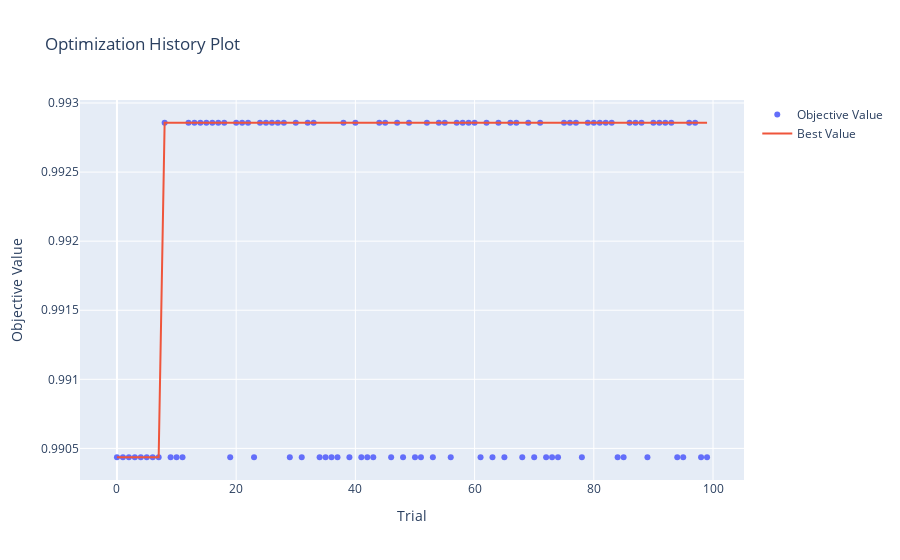
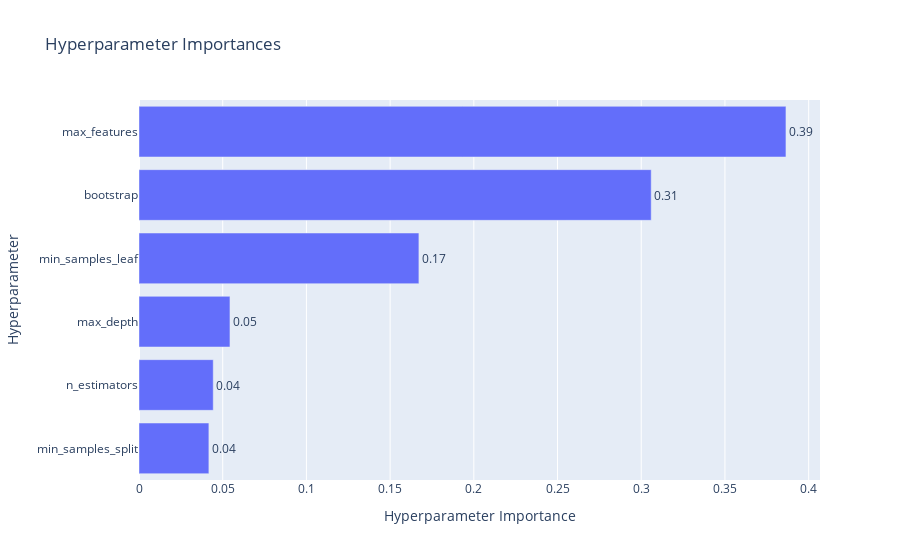
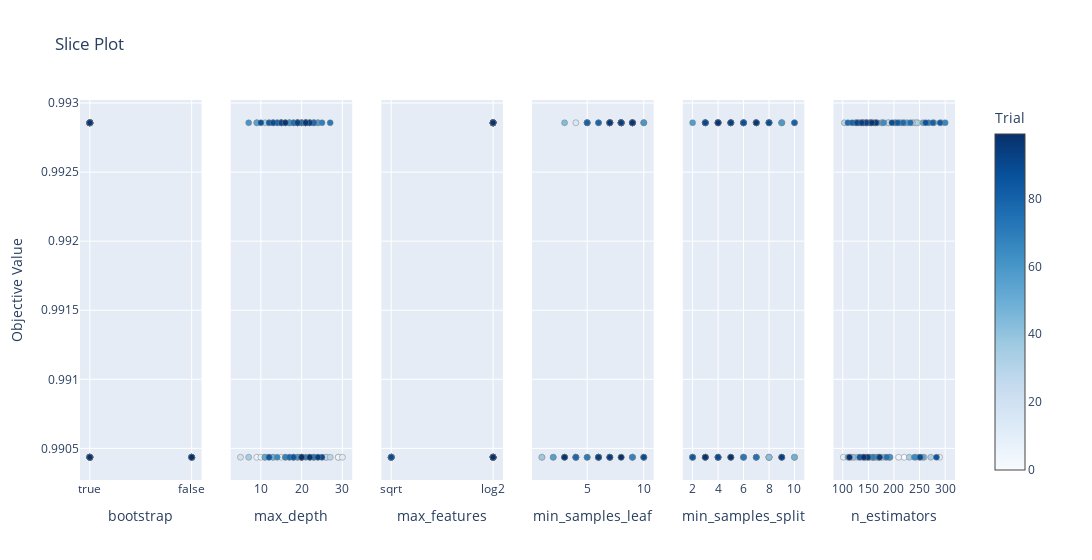

The notebook cell these images were saved under, in order:
### Code cell
from sklearn.ensemble import RandomForestClassifier
import optuna
from sklearn.model_selection import GroupKFold
from sklearn.metrics import accuracy_score
import optuna.visualization as vis

gkf = GroupKFold(n_splits=7)  # Since there are 7 players

# Define the objective function for Optuna
def objective(trial):
    # Hyperparameters to tune
    param = {
        'n_estimators': trial.suggest_int('n_estimators', 100, 300),
        'max_depth': trial.suggest_int('max_depth', 5, 30),
        'min_samples_split': trial.suggest_int('min_samples_split', 2, 10),
        'min_samples_leaf': trial.suggest_int('min_samples_leaf', 1, 10),
        'max_features': trial.suggest_categorical('max_features', [ 'sqrt', 'log2']),
        'bootstrap': trial.suggest_categorical('bootstrap', [True, False])
    }
    
    # Storage for fold accuracy
    accuracies = []
    
    for train_idx, test_idx in gkf.split(X, y, groups=subjects):
        print("Training on subjects:", subjects.iloc[train_idx].unique(), "Testing on subject:", subjects.iloc[test_idx].unique())

        X_train, X_test = X.iloc[train_idx], X.iloc[test_idx]
        y_train, y_test = y.iloc[train_idx], y.iloc[test_idx]
        
        # Create and train RandomForest model
        model = RandomForestClassifier(**param)
        model.fit(X_train, y_train)
        
        # Predict on test data
        preds = model.predict(X_test)
        acc = accuracy_score(y_test, preds)
        accuracies.append(acc)
    
    # Calculate the average accuracy across all folds
    average_accuracy = np.mean(accuracies)
    return average_accuracy

# Define the sampler and create the study
sampler = optuna.samplers.TPESampler(seed=42)
study = optuna.create_study(direction='maximize', sampler=sampler)
study.optimize(objective, n_trials=100)  # Modify `n_trials` as per computation resource availability

# Print best parameters
print("Best trial:")
trial = study.best_trial
print(" Accuracy: ", trial.value)
print(" Params: ")
for key, value in trial.params.items():
    print(f"    {key}: {value}")

best_params = study.best_params
best_score = study.best_value

print("Best Hyperparameters:", best_params)
print("Best Score for Top 50,000:", best_score)

history_plot = vis.plot_optimization_history(study)
history_plot.show()

importance_plot = vis.plot_param_importances(study)
importance_plot.show()

slice_plot = vis.plot_slice(study)
slice_plot.show()

### Figure 1 — Plotly figure (JSON) as saved in the notebook; plotly's stock layout.template omitted (floating-point values rounded to 4 significant figures)
{"data": [{"mode": "markers", "name": "Objective Value", "type": "scatter", "x": [0, 1, 2, 3, 4, 5, 6, 7, 8, 9, 10, 11, 12, 13, 14, 15, 16, 17, 18, 19, 20, 21, 22, 23, 24, 25, 26, 27, 28, 29, 30, 31, 32, 33, 34, 35, 36, 37, 38, 39, 40, 41, 42, 43, 44, 45, 46, 47, 48, 49, 50, 51, 52, 53, 54, 55, 56, 57, 58, 59, 60, 61, 62, 63, 64, 65, 66, 67, 68, 69, 70, 71, 72, 73, 74, 75, 76, 77, 78, 79, 80, 81, 82, 83, 84, 85, 86, 87, 88, 89, 90, 91, 92, 93, 94, 95, 96, 97, 98, 99], "y": [0.9904, 0.9904, 0.9904, 0.9904, 0.9904, 0.9904, 0.9904, 0.9904, 0.9929, 0.9904, 0.9904, 0.9904, 0.9929, 0.9929, 0.9929, 0.9929, 0.9929, 0.9929, 0.9929, 0.9904, 0.9929, 0.9929, 0.9929, 0.9904, 0.9929, 0.9929, 0.9929, 0.9929, 0.9929, 0.9904, 0.9929, 0.9904, 0.9929, 0.9929, 0.9904, 0.9904, 0.9904, 0.9904, 0.9929, 0.9904, 0.9929, 0.9904, 0.9904, 0.9904, 0.9929, 0.9929, 0.9904, 0.9929, 0.9904, 0.9929, 0.9904, 0.9904, 0.9929, 0.9904, 0.9929, 0.9929, 0.9904, 0.9929, 0.9929, 0.9929, 0.9929, 0.9904, 0.9929, 0.9904, 0.9929, 0.9904, 0.9929, 0.9929, 0.9904, 0.9929, 0.9904, 0.9929, 0.9904, 0.9904, 0.9904, 0.9929, 0.9929, 0.9929, 0.9904, 0.9929, 0.9929, 0.9929, 0.9929, 0.9929, 0.9904, 0.9904, 0.9929, 0.9929, 0.9929, 0.9904, 0.9929, 0.9929, 0.9929, 0.9929, 0.9904, 0.9904, 0.9929, 0.9929, 0.9904, 0.9904]}, {"mode": "lines", "name": "Best Value", "type": "scatter", "x": [0, 1, 2, 3, 4, 5, 6, 7, 8, 9, 10, 11, 12, 13, 14, 15, 16, 17, 18, 19, 20, 21, 22, 23, 24, 25, 26, 27, 28, 29, 30, 31, 32, 33, 34, 35, 36, 37, 38, 39, 40, 41, 42, 43, 44, 45, 46, 47, 48, 49, 50, 51, 52, 53, 54, 55, 56, 57, 58, 59, 60, 61, 62, 63, 64, 65, 66, 67, 68, 69, 70, 71, 72, 73, 74, 75, 76, 77, 78, 79, 80, 81, 82, 83, 84, 85, 86, 87, 88, 89, 90, 91, 92, 93, 94, 95, 96, 97, 98, 99], "y": [0.9904, 0.9904, 0.9904, 0.9904, 0.9904, 0.9904, 0.9904, 0.9904, 0.9929, 0.9929, 0.9929, 0.9929, 0.9929, 0.9929, 0.9929, 0.9929, 0.9929, 0.9929, 0.9929, 0.9929, 0.9929, 0.9929, 0.9929, 0.9929, 0.9929, 0.9929, 0.9929, 0.9929, 0.9929, 0.9929, 0.9929, 0.9929, 0.9929, 0.9929, 0.9929, 0.9929, 0.9929, 0.9929, 0.9929, 0.9929, 0.9929, 0.9929, 0.9929, 0.9929, 0.9929, 0.9929, 0.9929, 0.9929, 0.9929, 0.9929, 0.9929, 0.9929, 0.9929, 0.9929, 0.9929, 0.9929, 0.9929, 0.9929, 0.9929, 0.9929, 0.9929, 0.9929, 0.9929, 0.9929, 0.9929, 0.9929, 0.9929, 0.9929, 0.9929, 0.9929, 0.9929, 0.9929, 0.9929, 0.9929, 0.9929, 0.9929, 0.9929, 0.9929, 0.9929, 0.9929, 0.9929, 0.9929, 0.9929, 0.9929, 0.9929, 0.9929, 0.9929, 0.9929, 0.9929, 0.9929, 0.9929, 0.9929, 0.9929, 0.9929, 0.9929, 0.9929, 0.9929, 0.9929, 0.9929, 0.9929]}, {"marker": {"color": "#cccccc"}, "mode": "markers", "name": "Infeasible Trial", "showlegend": false, "type": "scatter", "x": [], "y": []}], "layout": {"title": {"text": "Optimization History Plot"}, "xaxis": {"title": {"text": "Trial"}}, "yaxis": {"title": {"text": "Objective Value"}}}}

### Figure 2 — Plotly figure (JSON) as saved in the notebook; plotly's stock layout.template omitted (floating-point values rounded to 4 significant figures)
{"data": [{"cliponaxis": false, "hovertemplate": ["min_samples_split (IntDistribution): 0.04173959436629233<extra></extra>", "n_estimators (IntDistribution): 0.04434538390333347<extra></extra>", "max_depth (IntDistribution): 0.05433384952843088<extra></extra>", "min_samples_leaf (IntDistribution): 0.1671883800500969<extra></extra>", "bootstrap (CategoricalDistribution): 0.30595637918174173<extra></extra>", "max_features (CategoricalDistribution): 0.3864364129701047<extra></extra>"], "name": "Objective Value", "orientation": "h", "text": ["0.04", "0.04", "0.05", "0.17", "0.31", "0.39"], "textposition": "outside", "type": "bar", "x": [0.04174, 0.04435, 0.05433, 0.1672, 0.306, 0.3864], "y": ["min_samples_split", "n_estimators", "max_depth", "min_samples_leaf", "bootstrap", "max_features"]}], "layout": {"title": {"text": "Hyperparameter Importances"}, "xaxis": {"title": {"text": "Hyperparameter Importance"}}, "yaxis": {"title": {"text": "Hyperparameter"}}}}

### Figure 3 — Plotly figure (JSON) as saved in the notebook; plotly's stock layout.template omitted (floating-point values rounded to 4 significant figures)
{"data": [{"marker": {"color": [0, 1, 2, 3, 4, 5, 6, 7, 8, 9, 10, 11, 12, 13, 14, 15, 16, 17, 18, 19, 20, 21, 22, 23, 24, 25, 26, 27, 28, 29, 30, 31, 32, 33, 34, 35, 36, 37, 38, 39, 40, 41, 42, 43, 44, 45, 46, 47, 48, 49, 50, 51, 52, 53, 54, 55, 56, 57, 58, 59, 60, 61, 62, 63, 64, 65, 66, 67, 68, 69, 70, 71, 72, 73, 74, 75, 76, 77, 78, 79, 80, 81, 82, 83, 84, 85, 86, 87, 88, 89, 90, 91, 92, 93, 94, 95, 96, 97, 98, 99], "colorbar": {"title": {"text": "Trial"}, "x": 1, "xpad": 40}, "colorscale": [[0, "rgb(247,251,255)"], [0.125, "rgb(222,235,247)"], [0.25, "rgb(198,219,239)"], [0.375, "rgb(158,202,225)"], [0.5, "rgb(107,174,214)"], [0.625, "rgb(66,146,198)"], [0.75, "rgb(33,113,181)"], [0.875, "rgb(8,81,156)"], [1, "rgb(8,48,107)"]], "line": {"color": "Grey", "width": 0.5}, "showscale": true}, "mode": "markers", "name": "Feasible Trial", "showlegend": false, "type": "scatter", "x": [false, false, false, true, true, false, false, true, true, true, true, false, true, true, true, true, true, true, true, true, true, true, true, true, true, true, true, true, true, false, true, true, true, true, false, true, true, false, true, false, true, true, true, true, true, true, true, true, false, true, true, true, true, true, true, true, true, true, true, true, true, true, true, true, true, false, true, true, true, true, false, true, true, true, true, true, true, true, true, true, true, true, true, true, true, false, true, true, true, true, true, true, true, true, true, true, true, true, true, false], "xaxis": "x", "y": [0.9904, 0.9904, 0.9904, 0.9904, 0.9904, 0.9904, 0.9904, 0.9904, 0.9929, 0.9904, 0.9904, 0.9904, 0.9929, 0.9929, 0.9929, 0.9929, 0.9929, 0.9929, 0.9929, 0.9904, 0.9929, 0.9929, 0.9929, 0.9904, 0.9929, 0.9929, 0.9929, 0.9929, 0.9929, 0.9904, 0.9929, 0.9904, 0.9929, 0.9929, 0.9904, 0.9904, 0.9904, 0.9904, 0.9929, 0.9904, 0.9929, 0.9904, 0.9904, 0.9904, 0.9929, 0.9929, 0.9904, 0.9929, 0.9904, 0.9929, 0.9904, 0.9904, 0.9929, 0.9904, 0.9929, 0.9929, 0.9904, 0.9929, 0.9929, 0.9929, 0.9929, 0.9904, 0.9929, 0.9904, 0.9929, 0.9904, 0.9929, 0.9929, 0.9904, 0.9929, 0.9904, 0.9929, 0.9904, 0.9904, 0.9904, 0.9929, 0.9929, 0.9929, 0.9904, 0.9929, 0.9929, 0.9929, 0.9929, 0.9929, 0.9904, 0.9904, 0.9929, 0.9929, 0.9929, 0.9904, 0.9929, 0.9929, 0.9929, 0.9929, 0.9904, 0.9904, 0.9929, 0.9929, 0.9904, 0.9904], "yaxis": "y"}, {"marker": {"color": [0, 1, 2, 3, 4, 5, 6, 7, 8, 9, 10, 11, 12, 13, 14, 15, 16, 17, 18, 19, 20, 21, 22, 23, 24, 25, 26, 27, 28, 29, 30, 31, 32, 33, 34, 35, 36, 37, 38, 39, 40, 41, 42, 43, 44, 45, 46, 47, 48, 49, 50, 51, 52, 53, 54, 55, 56, 57, 58, 59, 60, 61, 62, 63, 64, 65, 66, 67, 68, 69, 70, 71, 72, 73, 74, 75, 76, 77, 78, 79, 80, 81, 82, 83, 84, 85, 86, 87, 88, 89, 90, 91, 92, 93, 94, 95, 96, 97, 98, 99], "colorbar": {"title": {"text": "Trial"}, "x": 1, "xpad": 40}, "colorscale": [[0, "rgb(247,251,255)"], [0.125, "rgb(222,235,247)"], [0.25, "rgb(198,219,239)"], [0.375, "rgb(158,202,225)"], [0.5, "rgb(107,174,214)"], [0.625, "rgb(66,146,198)"], [0.75, "rgb(33,113,181)"], [0.875, "rgb(8,81,156)"], [1, "rgb(8,48,107)"]], "line": {"color": "Grey", "width": 0.5}, "showscale": false}, "mode": "markers", "name": "Feasible Trial", "showlegend": false, "type": "scatter", "x": [29, 23, 18, 25, 29, 17, 9, 10, 19, 26, 15, 30, 20, 21, 13, 20, 12, 19, 23, 5, 15, 21, 22, 26, 16, 19, 24, 21, 17, 27, 20, 13, 14, 11, 18, 7, 23, 16, 19, 22, 9, 20, 18, 24, 21, 17, 20, 15, 13, 22, 19, 11, 13, 11, 16, 9, 12, 18, 24, 21, 7, 19, 17, 20, 23, 14, 22, 19, 16, 25, 21, 27, 22, 23, 20, 18, 20, 23, 17, 21, 14, 15, 12, 15, 12, 18, 10, 19, 13, 25, 15, 21, 19, 22, 24, 20, 21, 16, 22, 20], "xaxis": "x2", "y": [0.9904, 0.9904, 0.9904, 0.9904, 0.9904, 0.9904, 0.9904, 0.9904, 0.9929, 0.9904, 0.9904, 0.9904, 0.9929, 0.9929, 0.9929, 0.9929, 0.9929, 0.9929, 0.9929, 0.9904, 0.9929, 0.9929, 0.9929, 0.9904, 0.9929, 0.9929, 0.9929, 0.9929, 0.9929, 0.9904, 0.9929, 0.9904, 0.9929, 0.9929, 0.9904, 0.9904, 0.9904, 0.9904, 0.9929, 0.9904, 0.9929, 0.9904, 0.9904, 0.9904, 0.9929, 0.9929, 0.9904, 0.9929, 0.9904, 0.9929, 0.9904, 0.9904, 0.9929, 0.9904, 0.9929, 0.9929, 0.9904, 0.9929, 0.9929, 0.9929, 0.9929, 0.9904, 0.9929, 0.9904, 0.9929, 0.9904, 0.9929, 0.9929, 0.9904, 0.9929, 0.9904, 0.9929, 0.9904, 0.9904, 0.9904, 0.9929, 0.9929, 0.9929, 0.9904, 0.9929, 0.9929, 0.9929, 0.9929, 0.9929, 0.9904, 0.9904, 0.9929, 0.9929, 0.9929, 0.9904, 0.9929, 0.9929, 0.9929, 0.9929, 0.9904, 0.9904, 0.9929, 0.9929, 0.9904, 0.9904], "yaxis": "y2"}, {"marker": {"color": [0, 1, 2, 3, 4, 5, 6, 7, 8, 9, 10, 11, 12, 13, 14, 15, 16, 17, 18, 19, 20, 21, 22, 23, 24, 25, 26, 27, 28, 29, 30, 31, 32, 33, 34, 35, 36, 37, 38, 39, 40, 41, 42, 43, 44, 45, 46, 47, 48, 49, 50, 51, 52, 53, 54, 55, 56, 57, 58, 59, 60, 61, 62, 63, 64, 65, 66, 67, 68, 69, 70, 71, 72, 73, 74, 75, 76, 77, 78, 79, 80, 81, 82, 83, 84, 85, 86, 87, 88, 89, 90, 91, 92, 93, 94, 95, 96, 97, 98, 99], "colorbar": {"title": {"text": "Trial"}, "x": 1, "xpad": 40}, "colorscale": [[0, "rgb(247,251,255)"], [0.125, "rgb(222,235,247)"], [0.25, "rgb(198,219,239)"], [0.375, "rgb(158,202,225)"], [0.5, "rgb(107,174,214)"], [0.625, "rgb(66,146,198)"], [0.75, "rgb(33,113,181)"], [0.875, "rgb(8,81,156)"], [1, "rgb(8,48,107)"]], "line": {"color": "Grey", "width": 0.5}, "showscale": false}, "mode": "markers", "name": "Feasible Trial", "showlegend": false, "type": "scatter", "x": ["sqrt", "sqrt", "sqrt", "sqrt", "sqrt", "log2", "sqrt", "sqrt", "log2", "sqrt", "log2", "log2", "log2", "log2", "log2", "log2", "log2", "log2", "log2", "log2", "log2", "log2", "log2", "log2", "log2", "log2", "log2", "log2", "log2", "log2", "log2", "log2", "log2", "log2", "log2", "sqrt", "log2", "sqrt", "log2", "sqrt", "log2", "log2", "log2", "log2", "log2", "log2", "sqrt", "log2", "log2", "log2", "sqrt", "log2", "log2", "log2", "log2", "log2", "log2", "log2", "log2", "log2", "log2", "log2", "log2", "log2", "log2", "log2", "log2", "log2", "sqrt", "log2", "log2", "log2", "log2", "log2", "log2", "log2", "log2", "log2", "sqrt", "log2", "log2", "log2", "log2", "log2", "log2", "log2", "log2", "log2", "log2", "sqrt", "log2", "log2", "log2", "log2", "log2", "log2", "log2", "log2", "log2", "log2"], "xaxis": "x3", "y": [0.9904, 0.9904, 0.9904, 0.9904, 0.9904, 0.9904, 0.9904, 0.9904, 0.9929, 0.9904, 0.9904, 0.9904, 0.9929, 0.9929, 0.9929, 0.9929, 0.9929, 0.9929, 0.9929, 0.9904, 0.9929, 0.9929, 0.9929, 0.9904, 0.9929, 0.9929, 0.9929, 0.9929, 0.9929, 0.9904, 0.9929, 0.9904, 0.9929, 0.9929, 0.9904, 0.9904, 0.9904, 0.9904, 0.9929, 0.9904, 0.9929, 0.9904, 0.9904, 0.9904, 0.9929, 0.9929, 0.9904, 0.9929, 0.9904, 0.9929, 0.9904, 0.9904, 0.9929, 0.9904, 0.9929, 0.9929, 0.9904, 0.9929, 0.9929, 0.9929, 0.9929, 0.9904, 0.9929, 0.9904, 0.9929, 0.9904, 0.9929, 0.9929, 0.9904, 0.9929, 0.9904, 0.9929, 0.9904, 0.9904, 0.9904, 0.9929, 0.9929, 0.9929, 0.9904, 0.9929, 0.9929, 0.9929, 0.9929, 0.9929, 0.9904, 0.9904, 0.9929, 0.9929, 0.9929, 0.9904, 0.9929, 0.9929, 0.9929, 0.9929, 0.9904, 0.9904, 0.9929, 0.9929, 0.9904, 0.9904], "yaxis": "y3"}, {"marker": {"color": [0, 1, 2, 3, 4, 5, 6, 7, 8, 9, 10, 11, 12, 13, 14, 15, 16, 17, 18, 19, 20, 21, 22, 23, 24, 25, 26, 27, 28, 29, 30, 31, 32, 33, 34, 35, 36, 37, 38, 39, 40, 41, 42, 43, 44, 45, 46, 47, 48, 49, 50, 51, 52, 53, 54, 55, 56, 57, 58, 59, 60, 61, 62, 63, 64, 65, 66, 67, 68, 69, 70, 71, 72, 73, 74, 75, 76, 77, 78, 79, 80, 81, 82, 83, 84, 85, 86, 87, 88, 89, 90, 91, 92, 93, 94, 95, 96, 97, 98, 99], "colorbar": {"title": {"text": "Trial"}, "x": 1, "xpad": 40}, "colorscale": [[0, "rgb(247,251,255)"], [0.125, "rgb(222,235,247)"], [0.25, "rgb(198,219,239)"], [0.375, "rgb(158,202,225)"], [0.5, "rgb(107,174,214)"], [0.625, "rgb(66,146,198)"], [0.75, "rgb(33,113,181)"], [0.875, "rgb(8,81,156)"], [1, "rgb(8,48,107)"]], "line": {"color": "Grey", "width": 0.5}, "showscale": false}, "mode": "markers", "name": "Feasible Trial", "showlegend": false, "type": "scatter", "x": [6, 10, 3, 6, 9, 10, 8, 4, 9, 8, 1, 6, 7, 8, 7, 4, 9, 7, 5, 9, 7, 8, 8, 10, 9, 7, 5, 8, 9, 6, 7, 7, 8, 10, 6, 7, 5, 1, 9, 6, 8, 3, 4, 4, 3, 8, 2, 10, 5, 7, 6, 9, 9, 10, 9, 8, 2, 9, 8, 7, 10, 7, 8, 7, 6, 4, 8, 7, 9, 7, 5, 5, 4, 6, 3, 5, 8, 9, 4, 6, 5, 7, 8, 7, 7, 6, 8, 7, 9, 10, 8, 8, 9, 8, 6, 7, 7, 9, 3, 8], "xaxis": "x4", "y": [0.9904, 0.9904, 0.9904, 0.9904, 0.9904, 0.9904, 0.9904, 0.9904, 0.9929, 0.9904, 0.9904, 0.9904, 0.9929, 0.9929, 0.9929, 0.9929, 0.9929, 0.9929, 0.9929, 0.9904, 0.9929, 0.9929, 0.9929, 0.9904, 0.9929, 0.9929, 0.9929, 0.9929, 0.9929, 0.9904, 0.9929, 0.9904, 0.9929, 0.9929, 0.9904, 0.9904, 0.9904, 0.9904, 0.9929, 0.9904, 0.9929, 0.9904, 0.9904, 0.9904, 0.9929, 0.9929, 0.9904, 0.9929, 0.9904, 0.9929, 0.9904, 0.9904, 0.9929, 0.9904, 0.9929, 0.9929, 0.9904, 0.9929, 0.9929, 0.9929, 0.9929, 0.9904, 0.9929, 0.9904, 0.9929, 0.9904, 0.9929, 0.9929, 0.9904, 0.9929, 0.9904, 0.9929, 0.9904, 0.9904, 0.9904, 0.9929, 0.9929, 0.9929, 0.9904, 0.9929, 0.9929, 0.9929, 0.9929, 0.9929, 0.9904, 0.9904, 0.9929, 0.9929, 0.9929, 0.9904, 0.9929, 0.9929, 0.9929, 0.9929, 0.9904, 0.9904, 0.9929, 0.9929, 0.9904, 0.9904], "yaxis": "y4"}, {"marker": {"color": [0, 1, 2, 3, 4, 5, 6, 7, 8, 9, 10, 11, 12, 13, 14, 15, 16, 17, 18, 19, 20, 21, 22, 23, 24, 25, 26, 27, 28, 29, 30, 31, 32, 33, 34, 35, 36, 37, 38, 39, 40, 41, 42, 43, 44, 45, 46, 47, 48, 49, 50, 51, 52, 53, 54, 55, 56, 57, 58, 59, 60, 61, 62, 63, 64, 65, 66, 67, 68, 69, 70, 71, 72, 73, 74, 75, 76, 77, 78, 79, 80, 81, 82, 83, 84, 85, 86, 87, 88, 89, 90, 91, 92, 93, 94, 95, 96, 97, 98, 99], "colorbar": {"title": {"text": "Trial"}, "x": 1, "xpad": 40}, "colorscale": [[0, "rgb(247,251,255)"], [0.125, "rgb(222,235,247)"], [0.25, "rgb(198,219,239)"], [0.375, "rgb(158,202,225)"], [0.5, "rgb(107,174,214)"], [0.625, "rgb(66,146,198)"], [0.75, "rgb(33,113,181)"], [0.875, "rgb(8,81,156)"], [1, "rgb(8,48,107)"]], "line": {"color": "Grey", "width": 0.5}, "showscale": false}, "mode": "markers", "name": "Feasible Trial", "showlegend": false, "type": "scatter", "x": [8, 2, 5, 3, 10, 2, 10, 2, 3, 8, 5, 7, 8, 4, 7, 6, 9, 4, 6, 8, 4, 4, 3, 3, 5, 7, 4, 9, 3, 5, 9, 7, 6, 7, 8, 2, 6, 3, 7, 9, 5, 6, 8, 2, 6, 7, 4, 8, 10, 5, 3, 9, 10, 9, 8, 8, 4, 2, 7, 9, 3, 4, 5, 4, 4, 6, 7, 3, 9, 5, 7, 6, 6, 5, 7, 8, 6, 3, 4, 8, 10, 4, 5, 3, 2, 4, 5, 6, 8, 4, 3, 4, 4, 5, 9, 3, 7, 4, 3, 5], "xaxis": "x5", "y": [0.9904, 0.9904, 0.9904, 0.9904, 0.9904, 0.9904, 0.9904, 0.9904, 0.9929, 0.9904, 0.9904, 0.9904, 0.9929, 0.9929, 0.9929, 0.9929, 0.9929, 0.9929, 0.9929, 0.9904, 0.9929, 0.9929, 0.9929, 0.9904, 0.9929, 0.9929, 0.9929, 0.9929, 0.9929, 0.9904, 0.9929, 0.9904, 0.9929, 0.9929, 0.9904, 0.9904, 0.9904, 0.9904, 0.9929, 0.9904, 0.9929, 0.9904, 0.9904, 0.9904, 0.9929, 0.9929, 0.9904, 0.9929, 0.9904, 0.9929, 0.9904, 0.9904, 0.9929, 0.9904, 0.9929, 0.9929, 0.9904, 0.9929, 0.9929, 0.9929, 0.9929, 0.9904, 0.9929, 0.9904, 0.9929, 0.9904, 0.9929, 0.9929, 0.9904, 0.9929, 0.9904, 0.9929, 0.9904, 0.9904, 0.9904, 0.9929, 0.9929, 0.9929, 0.9904, 0.9929, 0.9929, 0.9929, 0.9929, 0.9929, 0.9904, 0.9904, 0.9929, 0.9929, 0.9929, 0.9904, 0.9929, 0.9929, 0.9929, 0.9929, 0.9904, 0.9904, 0.9929, 0.9929, 0.9904, 0.9904], "yaxis": "y5"}, {"marker": {"color": [0, 1, 2, 3, 4, 5, 6, 7, 8, 9, 10, 11, 12, 13, 14, 15, 16, 17, 18, 19, 20, 21, 22, 23, 24, 25, 26, 27, 28, 29, 30, 31, 32, 33, 34, 35, 36, 37, 38, 39, 40, 41, 42, 43, 44, 45, 46, 47, 48, 49, 50, 51, 52, 53, 54, 55, 56, 57, 58, 59, 60, 61, 62, 63, 64, 65, 66, 67, 68, 69, 70, 71, 72, 73, 74, 75, 76, 77, 78, 79, 80, 81, 82, 83, 84, 85, 86, 87, 88, 89, 90, 91, 92, 93, 94, 95, 96, 97, 98, 99], "colorbar": {"title": {"text": "Trial"}, "x": 1, "xpad": 40}, "colorscale": [[0, "rgb(247,251,255)"], [0.125, "rgb(222,235,247)"], [0.25, "rgb(198,219,239)"], [0.375, "rgb(158,202,225)"], [0.5, "rgb(107,174,214)"], [0.625, "rgb(66,146,198)"], [0.75, "rgb(33,113,181)"], [0.875, "rgb(8,81,156)"], [1, "rgb(8,48,107)"]], "line": {"color": "Grey", "width": 0.5}, "showscale": false}, "mode": "markers", "name": "Feasible Trial", "showlegend": false, "type": "scatter", "x": [175, 220, 161, 191, 113, 124, 209, 117, 156, 101, 289, 170, 157, 147, 240, 145, 247, 189, 137, 157, 293, 140, 176, 151, 131, 189, 164, 214, 148, 177, 103, 130, 244, 236, 272, 230, 259, 192, 203, 159, 221, 145, 120, 168, 155, 177, 110, 127, 136, 278, 183, 243, 257, 256, 147, 226, 164, 138, 211, 154, 201, 192, 168, 144, 180, 240, 300, 268, 250, 133, 159, 124, 141, 151, 186, 232, 110, 218, 171, 118, 162, 276, 290, 207, 133, 283, 262, 153, 196, 251, 141, 128, 146, 137, 149, 172, 165, 157, 141, 113], "xaxis": "x6", "y": [0.9904, 0.9904, 0.9904, 0.9904, 0.9904, 0.9904, 0.9904, 0.9904, 0.9929, 0.9904, 0.9904, 0.9904, 0.9929, 0.9929, 0.9929, 0.9929, 0.9929, 0.9929, 0.9929, 0.9904, 0.9929, 0.9929, 0.9929, 0.9904, 0.9929, 0.9929, 0.9929, 0.9929, 0.9929, 0.9904, 0.9929, 0.9904, 0.9929, 0.9929, 0.9904, 0.9904, 0.9904, 0.9904, 0.9929, 0.9904, 0.9929, 0.9904, 0.9904, 0.9904, 0.9929, 0.9929, 0.9904, 0.9929, 0.9904, 0.9929, 0.9904, 0.9904, 0.9929, 0.9904, 0.9929, 0.9929, 0.9904, 0.9929, 0.9929, 0.9929, 0.9929, 0.9904, 0.9929, 0.9904, 0.9929, 0.9904, 0.9929, 0.9929, 0.9904, 0.9929, 0.9904, 0.9929, 0.9904, 0.9904, 0.9904, 0.9929, 0.9929, 0.9929, 0.9904, 0.9929, 0.9929, 0.9929, 0.9929, 0.9929, 0.9904, 0.9904, 0.9929, 0.9929, 0.9929, 0.9904, 0.9929, 0.9929, 0.9929, 0.9929, 0.9904, 0.9904, 0.9929, 0.9929, 0.9904, 0.9904], "yaxis": "y6"}], "layout": {"title": {"text": "Slice Plot"}, "width": 1800, "xaxis": {"anchor": "y", "categoryarray": [true, false], "categoryorder": "array", "domain": [0, 0.1389], "title": {"text": "bootstrap"}, "type": "category"}, "xaxis2": {"anchor": "y2", "domain": [0.1722, 0.3111], "title": {"text": "max_depth"}}, "xaxis3": {"anchor": "y3", "categoryarray": ["sqrt", "log2"], "categoryorder": "array", "domain": [0.3444, 0.4833], "title": {"text": "max_features"}, "type": "category"}, "xaxis4": {"anchor": "y4", "domain": [0.5167, 0.6556], "title": {"text": "min_samples_leaf"}}, "xaxis5": {"anchor": "y5", "domain": [0.6889, 0.8278], "title": {"text": "min_samples_split"}}, "xaxis6": {"anchor": "y6", "domain": [0.8611, 1], "title": {"text": "n_estimators"}}, "yaxis": {"anchor": "x", "domain": [0, 1], "title": {"text": "Objective Value"}}, "yaxis2": {"anchor": "x2", "domain": [0, 1], "matches": "y", "showticklabels": false}, "yaxis3": {"anchor": "x3", "domain": [0, 1], "matches": "y", "showticklabels": false}, "yaxis4": {"anchor": "x4", "domain": [0, 1], "matches": "y", "showticklabels": false}, "yaxis5": {"anchor": "x5", "domain": [0, 1], "matches": "y", "showticklabels": false}, "yaxis6": {"anchor": "x6", "domain": [0, 1], "matches": "y", "showticklabels": false}}}
